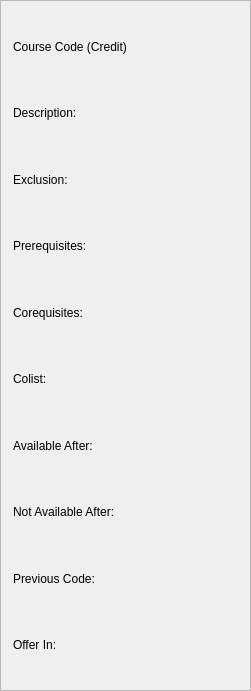
<?xml version="1.0" encoding="UTF-8"?>
<ui version="4.0">
 <class>CourseInfoWidget</class>
 <widget class="QWidget" name="CourseInfoWidget">
  <property name="geometry">
   <rect>
    <x>0</x>
    <y>0</y>
    <width>251</width>
    <height>691</height>
   </rect>
  </property>
  <property name="sizePolicy">
   <sizepolicy hsizetype="Expanding" vsizetype="Expanding">
    <horstretch>0</horstretch>
    <verstretch>0</verstretch>
   </sizepolicy>
  </property>
  <property name="windowTitle">
   <string>Form</string>
  </property>
  <property name="autoFillBackground">
   <bool>true</bool>
  </property>
  <layout class="QGridLayout" name="gridLayout_2">
   <property name="leftMargin">
    <number>0</number>
   </property>
   <property name="topMargin">
    <number>0</number>
   </property>
   <property name="rightMargin">
    <number>0</number>
   </property>
   <property name="bottomMargin">
    <number>0</number>
   </property>
   <item row="0" column="0">
    <widget class="QScrollArea" name="scrollArea">
     <property name="widgetResizable">
      <bool>true</bool>
     </property>
     <widget class="QWidget" name="scrollAreaWidgetContents">
      <property name="geometry">
       <rect>
        <x>0</x>
        <y>0</y>
        <width>249</width>
        <height>689</height>
       </rect>
      </property>
      <property name="sizePolicy">
       <sizepolicy hsizetype="Maximum" vsizetype="Expanding">
        <horstretch>0</horstretch>
        <verstretch>0</verstretch>
       </sizepolicy>
      </property>
      <property name="maximumSize">
       <size>
        <width>298</width>
        <height>16777215</height>
       </size>
      </property>
      <layout class="QGridLayout" name="gridLayout">
       <property name="leftMargin">
        <number>0</number>
       </property>
       <property name="topMargin">
        <number>0</number>
       </property>
       <property name="rightMargin">
        <number>0</number>
       </property>
       <property name="bottomMargin">
        <number>0</number>
       </property>
       <item row="0" column="0">
        <layout class="QVBoxLayout" name="verticalLayout" stretch="1,1,1,1,1,1,1,1,1,1">
         <property name="spacing">
          <number>0</number>
         </property>
         <property name="sizeConstraint">
          <enum>QLayout::SetMaximumSize</enum>
         </property>
         <property name="leftMargin">
          <number>12</number>
         </property>
         <property name="topMargin">
          <number>12</number>
         </property>
         <property name="rightMargin">
          <number>12</number>
         </property>
         <property name="bottomMargin">
          <number>12</number>
         </property>
         <item>
          <widget class="QLabel" name="courseLabel">
           <property name="sizePolicy">
            <sizepolicy hsizetype="Preferred" vsizetype="Expanding">
             <horstretch>0</horstretch>
             <verstretch>0</verstretch>
            </sizepolicy>
           </property>
           <property name="text">
            <string>Course Code (Credit)</string>
           </property>
           <property name="wordWrap">
            <bool>true</bool>
           </property>
          </widget>
         </item>
         <item>
          <widget class="QLabel" name="descriptionLabel">
           <property name="sizePolicy">
            <sizepolicy hsizetype="Preferred" vsizetype="Expanding">
             <horstretch>0</horstretch>
             <verstretch>0</verstretch>
            </sizepolicy>
           </property>
           <property name="text">
            <string>Description: </string>
           </property>
           <property name="wordWrap">
            <bool>true</bool>
           </property>
           <property name="textInteractionFlags">
            <set>Qt::NoTextInteraction</set>
           </property>
          </widget>
         </item>
         <item>
          <widget class="QLabel" name="exclusionLabel">
           <property name="sizePolicy">
            <sizepolicy hsizetype="Preferred" vsizetype="Expanding">
             <horstretch>0</horstretch>
             <verstretch>0</verstretch>
            </sizepolicy>
           </property>
           <property name="text">
            <string>Exclusion: </string>
           </property>
           <property name="wordWrap">
            <bool>true</bool>
           </property>
           <property name="textInteractionFlags">
            <set>Qt::NoTextInteraction</set>
           </property>
          </widget>
         </item>
         <item>
          <widget class="QLabel" name="prerequisiteLabel">
           <property name="sizePolicy">
            <sizepolicy hsizetype="Preferred" vsizetype="Expanding">
             <horstretch>0</horstretch>
             <verstretch>0</verstretch>
            </sizepolicy>
           </property>
           <property name="text">
            <string>Prerequisites:</string>
           </property>
           <property name="wordWrap">
            <bool>true</bool>
           </property>
           <property name="textInteractionFlags">
            <set>Qt::NoTextInteraction</set>
           </property>
          </widget>
         </item>
         <item>
          <widget class="QLabel" name="corequisiteLabel">
           <property name="sizePolicy">
            <sizepolicy hsizetype="Preferred" vsizetype="Expanding">
             <horstretch>0</horstretch>
             <verstretch>0</verstretch>
            </sizepolicy>
           </property>
           <property name="text">
            <string>Corequisites:</string>
           </property>
           <property name="wordWrap">
            <bool>true</bool>
           </property>
           <property name="textInteractionFlags">
            <set>Qt::NoTextInteraction</set>
           </property>
          </widget>
         </item>
         <item>
          <widget class="QLabel" name="colistLabel">
           <property name="sizePolicy">
            <sizepolicy hsizetype="Preferred" vsizetype="Expanding">
             <horstretch>0</horstretch>
             <verstretch>0</verstretch>
            </sizepolicy>
           </property>
           <property name="text">
            <string>Colist:</string>
           </property>
           <property name="wordWrap">
            <bool>true</bool>
           </property>
           <property name="textInteractionFlags">
            <set>Qt::NoTextInteraction</set>
           </property>
          </widget>
         </item>
         <item>
          <widget class="QLabel" name="availableAfterLabel">
           <property name="sizePolicy">
            <sizepolicy hsizetype="Preferred" vsizetype="Expanding">
             <horstretch>0</horstretch>
             <verstretch>0</verstretch>
            </sizepolicy>
           </property>
           <property name="text">
            <string>Available After:</string>
           </property>
           <property name="wordWrap">
            <bool>true</bool>
           </property>
           <property name="textInteractionFlags">
            <set>Qt::NoTextInteraction</set>
           </property>
          </widget>
         </item>
         <item>
          <widget class="QLabel" name="notAvailableAfterLabel">
           <property name="sizePolicy">
            <sizepolicy hsizetype="Preferred" vsizetype="Expanding">
             <horstretch>0</horstretch>
             <verstretch>0</verstretch>
            </sizepolicy>
           </property>
           <property name="text">
            <string>Not Available After:</string>
           </property>
           <property name="wordWrap">
            <bool>true</bool>
           </property>
           <property name="textInteractionFlags">
            <set>Qt::NoTextInteraction</set>
           </property>
          </widget>
         </item>
         <item>
          <widget class="QLabel" name="previousCodeLabel">
           <property name="sizePolicy">
            <sizepolicy hsizetype="Preferred" vsizetype="Expanding">
             <horstretch>0</horstretch>
             <verstretch>0</verstretch>
            </sizepolicy>
           </property>
           <property name="text">
            <string>Previous Code: </string>
           </property>
          </widget>
         </item>
         <item>
          <widget class="QLabel" name="offerInLabel">
           <property name="sizePolicy">
            <sizepolicy hsizetype="Preferred" vsizetype="Expanding">
             <horstretch>0</horstretch>
             <verstretch>0</verstretch>
            </sizepolicy>
           </property>
           <property name="text">
            <string>Offer In:</string>
           </property>
           <property name="wordWrap">
            <bool>true</bool>
           </property>
           <property name="textInteractionFlags">
            <set>Qt::NoTextInteraction</set>
           </property>
          </widget>
         </item>
        </layout>
       </item>
      </layout>
     </widget>
    </widget>
   </item>
  </layout>
 </widget>
 <resources/>
 <connections/>
</ui>
